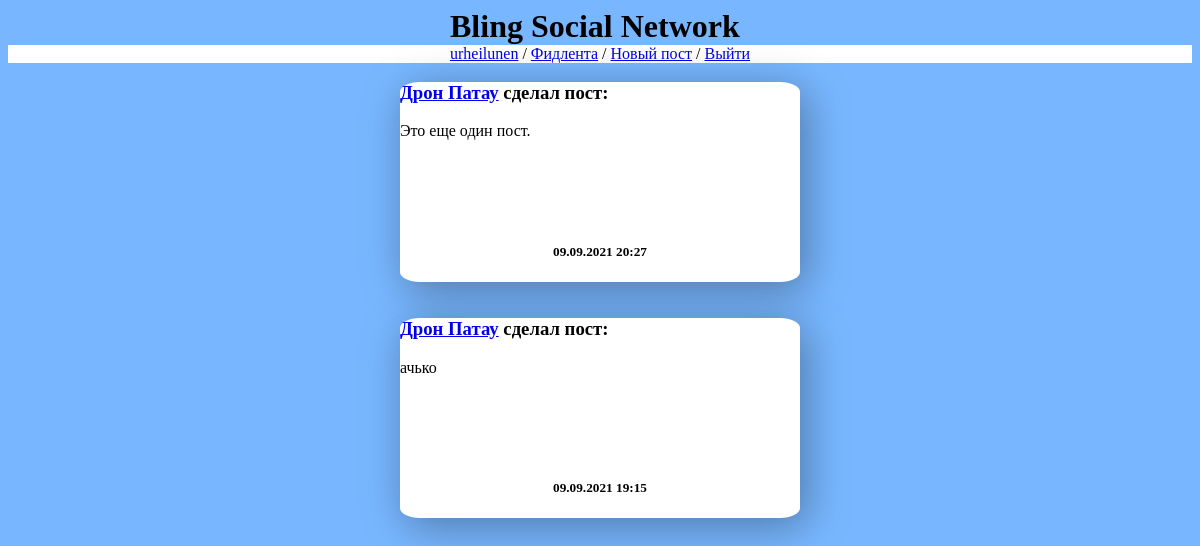
Before: / (signed in) with the older database file.
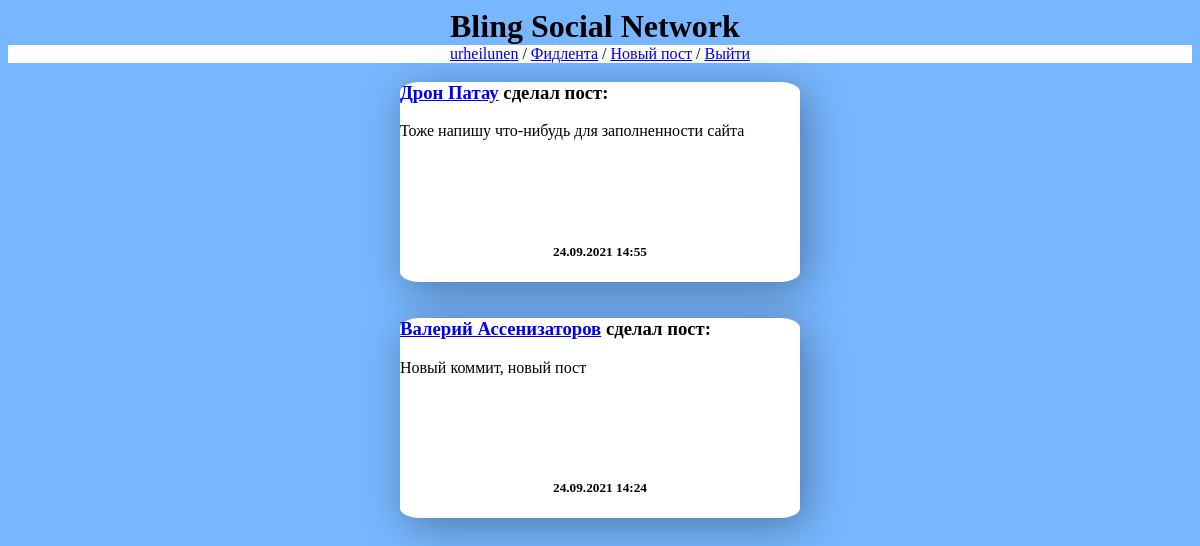
After: the same page with the newer database file.
### bling/models.py (models this page shows, shortened)
class BlingPost(models.Model):
    text = models.TextField(null=True, blank=True, verbose_name='Текст')
    images = models.ForeignKey('BlingImage', on_delete=models.SET_NULL, null=True, blank=True, verbose_name='Изображения')
    author = models.ForeignKey(User, on_delete=models.CASCADE, related_name='posts', verbose_name='Автор', null=True)
    liked_by = models.ForeignKey(User, on_delete=models.DO_NOTHING, null=True, blank=True, verbose_name='Понравилось')
    created_on = models.DateTimeField(auto_now_add=True, verbose_name='Дата публикации')
    class Meta:
        verbose_name = 'Пост'
        verbose_name_plural = 'Посты'
        ordering = ['-created_on']

class Profile(models.Model):
    user = models.OneToOneField(User, on_delete=models.CASCADE)
    born_on = models.DateField(null=True, blank=True, verbose_name='Дата рождения')
    subscribers = models.ManyToManyField(User, blank=True, default=None, verbose_name='Подписчики', related_name='Подписчик')
    friends = models.ManyToManyField(User, blank=True, default=None, verbose_name='Друзья', related_name='Друг')
    profile_image = models.OneToOneField('BlingImage', default=None, null=True, blank=True, verbose_name='Ава', on_delete=models.SET_NULL)
    def __str__(self):
        if self.user.first_name or self.user.last_name:
            return self.user.first_name + ' ' + self.user.last_name
        else:
            return self.user.username
    class Meta:
        verbose_name = 'Профиль'
        verbose_name_plural = 'Профили'

### bling/views.py (the view)
# urls.py: path('', index, name='home'),
def index(request):
    blingposts = BlingPost.objects.all()
    context = {'blingposts': blingposts}
    return render(request, 'bling/index.html', context)

### bling/templates/bling/index.html (shortened to what this page needs)
{% extends "layout/basic.html" %}
{% block content %}
{% if user.is_authenticated %}
    {% if blingposts.0 %}
        {% for blingpost in blingposts %}
            <div class="post">
                <h3><a href="{% url 'user_profile' blingpost.author.username %}">{{ blingpost.author.profile }}</a> сделал пост:</h3>
                <p>{{ blingpost.text }}</p><br>
                <h5 class="PostDate">{{ blingpost.created_on|date:"d.m.Y H:i" }}</h5>
            </div><br>
        {% endfor %}
    {% else %}
        <p align="center">Тут пока нет постов...</p>
    {% endif %}
{% endif %}
{% endblock %}

### bling/templates/layout/basic.html (shortened to what this page needs)
{% load static %}
<!DOCTYPE html>
<html lang="en">
<head>
    <link rel="stylesheet" type="text/css" href="{% static 'bling/style.css' %}">
</head>
<body>
    <header class="header">
        Bling Social Network
    </header>
    <nav align="center">
        {% if user.is_authenticated %}
        <a href="{% url 'user_profile' user.username %}">{{ user.username }}</a> /
        <a href="{% url 'home' %}">Фидлента</a> /
        <a href="{% url 'newpost' %}">Новый пост</a> /
        <a href="{% url 'logout' %}">Выйти</a>
        {% else %}
        <a href="{% url 'login' %}">Войти</a> /
        <a href="{% url 'signup' %}">Регистрация</a>
    {% endif %}
    </nav>
    <section>
        {% block content %}
        {% endblock %}
    </section>
</body>
</html>

### bling/static/bling/style.css (style rules this page uses)
html, body { background-color: #78b7ff; }
.post { height: 200px; width: 400px; margin-left: auto; margin-right: auto; border-radius: 5%; background-color: #fff; filter: drop-shadow(6px 8px 22px rgba(0, 0, 0, 0.34)); }
.PostDate { position: absolute; bottom: 0; width: 100%; text-align: center; }
nav { width: 100%; background: #ffffff; }
.header { width: 300px; margin-left: auto; margin-right: auto; font-size: 24pt; font-weight: bold; }

Changed rows visible on the page:
removed BlingPost: author.profile "Дрон Патау", text "Это еще один пост.", created_on "09.09.2021 20:27"
removed BlingPost: author.profile "Дрон Патау", text "ачько", created_on "09.09.2021 19:15"
added BlingPost: author.profile "Дрон Патау", text "Тоже напишу что-нибудь для заполненности сайта", created_on "24.09.2021 14:55"
added BlingPost: author.profile "Валерий Ассенизаторов", text "Новый коммит, новый пост", created_on "24.09.2021 14:24"
